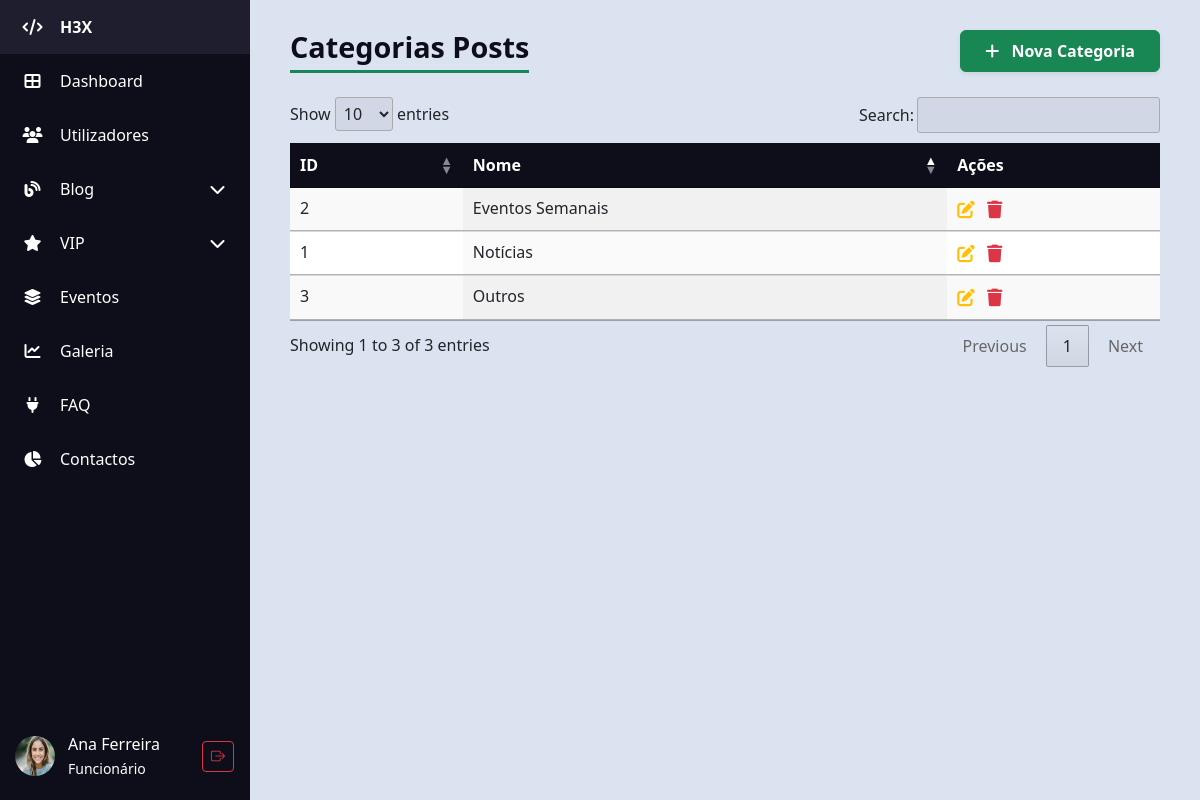
/H3X/admin/admin_categorias_posts.php (signed in), run on the app's committed database.
### tables this page shows
CREATE TABLE IF NOT EXISTS `categorias_posts` (
  `id` int unsigned NOT NULL AUTO_INCREMENT,
  `nome` varchar(50) NOT NULL,
  PRIMARY KEY (`id`),
  UNIQUE KEY `nome` (`nome`)
);

### H3X/admin/admin_categorias_posts.php (the view, shortened to what this page needs)
<?php
require_once "../db_config.php";
?>
<?php require 'partials/header.php'; ?>
<body>
    <div class="d-flex">
        <?php require 'partials/sidebar.php'; ?>
        <div class="content">
            <div class="d-flex justify-content-between align-items-center mb-4">
                <h1 class="table-title m-0">Categorias Posts</h1>
                <div>
                    <a href="admin_categorias_posts_create.php" class="btn btn-success shadow-sm px-4 py-2 fw-semibold">
                        <i class="fas fa-plus me-2"></i> Nova Categoria
                    </a>
                </div>
            </div>
            <?php
            $sql = "SELECT * FROM categorias_posts ORDER BY id DESC";
            $result = $conn->query($sql);
            ?>
            <?php if ($result && $result->num_rows > 0): ?>
                <table id="cpostTable" class="display table table-striped table-hover" style="width:100%">
                    <thead>
                        <tr>
                            <th>ID</th>
                            <th>Nome</th>
                            <th>Ações</th>
                        </tr>
                    </thead>
                    <tbody>
                        <?php while ($cat = $result->fetch_object()): ?>
                            <tr>
                                <td><?= $cat->id ?></td>
                                <td><?= trim($cat->nome) ?></td>
                                <td>
                                    <a href="admin_categorias_posts_edit.php?id=<?= urlencode($cat->id) ?>" title="Editar"><i
                                            class="fas fa-pen-to-square text-warning"></i></a>
                                    <a href="#" data-bs-toggle="modal" data-bs-target="#deleteModal<?= $cat->id ?>"
                                        title="Apagar">
                                        <i class="fas fa-trash text-danger ms-2"></i>
                                    </a>
                                </td>
                            </tr>
                        <?php endwhile; ?>
                    </tbody>
                </table>
            <?php else: ?>
                <p class="alert alert-warning">Sem categorias encontradas.</p>
            <?php endif; ?>
        </div>
    </div>
    <?php require 'partials/footer.php'; ?>
</body>
</html>

### H3X/admin/css/style.css (style rules this page uses)
body { background-color: #dce3f0; margin: 0; font-family: "Segoe UI", sans-serif; }
.content { margin-left: 80px; padding: 30px 40px; flex: 1; transition: margin-left 0.3s ease; }
table.dataTable thead th { background-color: #0e0e1a; color: white; cursor: pointer; }
h1.table-title { color: #0e0e1a; margin-bottom: 20px; font-weight: 700; border-bottom: 3px solid #198754; display: inline-block; padding-bottom: 5px; font-size: 1.8rem; }
td a { font-size: 1.1rem; transition: color 0.3s ease; }
table.dataTable thead > tr > th.sorting:before, table.dataTable thead > tr > th.sorting:after, table.dataTable thead > tr > th.sorting_asc:before, table.dataTable thead > tr > th.sorting_asc:after, table.dataTable thead > tr > th.sorting_desc:before, table.dataTable thead > tr > th.sorting_desc:after, table.dataTable thead > tr > th.sorting_asc_disabled:before, table.dataTable thead > tr > th.sorting_asc_disabled:after, table.dataTable thead > tr > th.sorting_desc_disabled:before, table.dataTable thead > tr > th.sorting_desc_disabled:after, table.dataTable thead > tr > td.sorting:before, table.dataTable thead > tr > td.sorting:after, table.dataTable thead > tr > td.sorting_asc:before, table.dataTable thead > tr > td.sorting_asc:after, table.dataTable thead > tr > td.sorting_desc:before, table.dataTable thead > tr > td.sorting_desc:after, table.dataTable thead > tr > td.sorting_asc_disabled:before, table.dataTable thead > tr > td.sorting_asc_disabled:after, table.dataTable thead > tr > td.sorting_desc_disabled:before, table.dataTable thead > tr > td.sorting_desc_disabled:after { opacity: 0.5; }
table.dataTable thead > tr > th.sorting_asc:before, table.dataTable thead > tr > th.sorting_desc:after, table.dataTable thead > tr > td.sorting_asc:before, table.dataTable thead > tr > td.sorting_desc:after { opacity: 1; }

### data on the page
categorias_posts: id "3", nome "Outros"
categorias_posts: id "2", nome "Eventos Semanais"
categorias_posts: id "1", nome "Notícias"

### other printed values
$nomeUtilizador "Ana Ferreira"
$tipoLabel "Funcionário"
